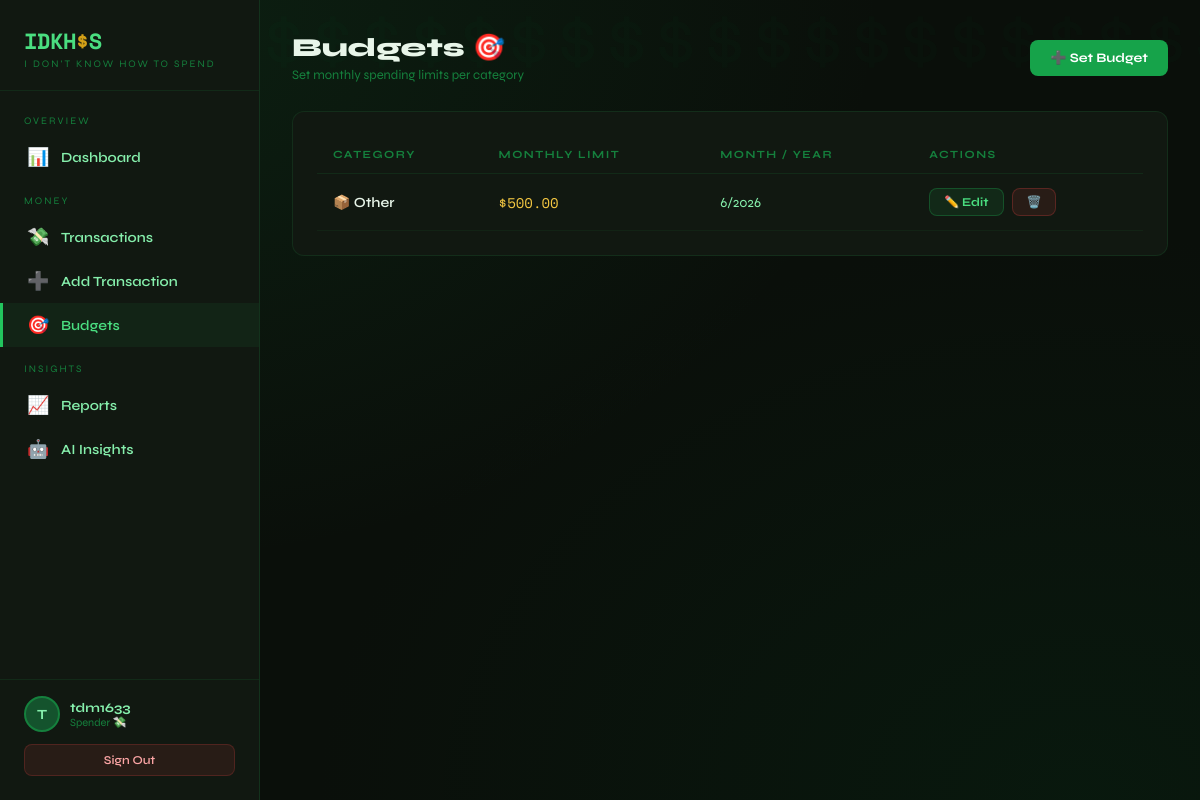
The page /budgets/ (signed in) on the database its author committed.
### tracker/models.py (models this page shows, shortened)
class Budget(models.Model):
    user = models.ForeignKey(User, on_delete=models.CASCADE, related_name='budgets')
    category = models.CharField(max_length=50, choices=CATEGORY_CHOICES)
    monthly_limit = models.DecimalField(max_digits=12, decimal_places=2)
    month = models.IntegerField()
    year = models.IntegerField()
    class Meta:
        unique_together = ['user', 'category', 'month', 'year']

### tracker/views.py (the view)
# urls.py: path('budgets/', views.budget_list, name='budget_list'),
@login_required
def budget_list(request):
    today = date.today()
    budgets = Budget.objects.filter(user=request.user).order_by('-year', '-month')
    return render(request, 'tracker/budget_list.html', {'budgets': budgets})

### templates/tracker/budget_list.html (shortened to what this page needs)
{% extends 'tracker/base.html' %}
{% block content %}
<div class="page-header">
    <div>
        <h1 class="page-title">Budgets 🎯</h1>
        <p class="page-subtitle">Set monthly spending limits per category</p>
    </div>
    <a href="{% url 'budget_add' %}" class="btn btn-primary">➕ Set Budget</a>
</div>
<div class="card">
    <div class="table-wrap">
        <table>
            <thead>
                <tr>
                    <th>Category</th>
                    <th>Monthly Limit</th>
                    <th>Month / Year</th>
                    <th>Actions</th>
                </tr>
            </thead>
            <tbody>
                {% for b in budgets %}
                <tr>
                    <td style="font-weight:600;">{{ b.get_category_display }}</td>
                    <td style="font-family:'Space Mono',monospace;color:var(--gold-light);">${{ b.monthly_limit|floatformat:2 }}</td>
                    <td style="color:var(--text-muted);">{{ b.month }}/{{ b.year }}</td>
                    <td>
                        <div style="display:flex;gap:8px;">
                            <a href="{% url 'budget_edit' b.pk %}" class="btn btn-secondary btn-sm">✏️ Edit</a>
                            <form method="post" action="{% url 'budget_delete' b.pk %}" style="display:inline;">
                                <button type="submit" class="btn btn-danger btn-sm" onclick="return confirm('Delete this budget?')">🗑️</button>
                            </form>
                        </div>
                    </td>
                </tr>
                {% empty %}
                <tr>
                    <td colspan="4" style="text-align:center;padding:40px;color:var(--green-700);">
                        No budgets yet. <a href="{% url 'budget_add' %}" style="color:var(--green-500);">Set your first budget →</a>
                    </td>
                </tr>
                {% endfor %}
            </tbody>
        </table>
    </div>
</div>
{% endblock %}

### templates/tracker/base.html (shortened to what this page needs)
{% load static %}
<!DOCTYPE html>
<html lang="en">
<head>
</head>
<body>
    {% if user.is_authenticated %}
    <div class="layout">
        <div class="dollar-bg" aria-hidden="true">
        </div>
        <nav class="sidebar">
            <div class="sidebar-logo">
                <div class="logo-mark">IDKH<span>$</span>S</div>
                <div class="logo-sub">I don't know how to spend</div>
            </div>
            <span class="nav-group-label">Overview</span>
            <a href="{% url 'dashboard' %}" class="nav-link {% if request.resolver_match.url_name == 'dashboard' %}active{% endif %}">
                <span class="nav-icon">📊</span> Dashboard
            </a>
            <span class="nav-group-label">Money</span>
            <a href="{% url 'transaction_list' %}" class="nav-link {% if 'transaction' in request.resolver_match.url_name %}active{% endif %}">
                <span class="nav-icon">💸</span> Transactions
            </a>
            <a href="{% url 'transaction_add' %}" class="nav-link">
                <span class="nav-icon">➕</span> Add Transaction
            </a>
            <a href="{% url 'budget_list' %}" class="nav-link {% if 'budget' in request.resolver_match.url_name %}active{% endif %}">
                <span class="nav-icon">🎯</span> Budgets
            </a>
            <span class="nav-group-label">Insights</span>
            <a href="{% url 'reports' %}" class="nav-link {% if request.resolver_match.url_name == 'reports' %}active{% endif %}">
                <span class="nav-icon">📈</span> Reports
            </a>
            <a href="{% url 'ai_insights' %}" class="nav-link {% if request.resolver_match.url_name == 'ai_insights' %}active{% endif %}">
                <span class="nav-icon">🤖</span> AI Insights
            </a>
            <div class="sidebar-footer">
                <div class="user-badge">
                    <div class="user-avatar">{{ user.username|first|upper }}</div>
                    <div>
                        <div class="user-name">{{ user.username }}</div>
                        <div class="user-role">Spender 💸</div>
                    </div>
                </div>
                <a href="{% url 'logout' %}" class="btn-logout">Sign Out</a>
            </div>
        </nav>
        <main class="main-content" style="position:relative;z-index:1;">
            {% block content %}{% endblock %}
        </main>
    </div>
    {% else %}
        {% block auth_content %}{% endblock %}
    {% endif %}
</body>
</html>

### rows shown on the page
Budget: category "📦 Other", monthly_limit "500.00", month "6", year "2026"

### other values the page prints
{{ user.username|first|upper }} "T"
{{ user.username }} "tdm1633"
